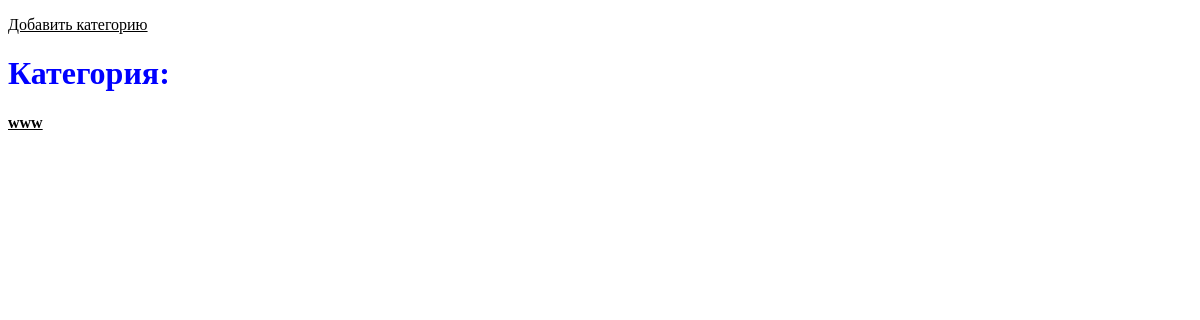
Before: / with the older database file.
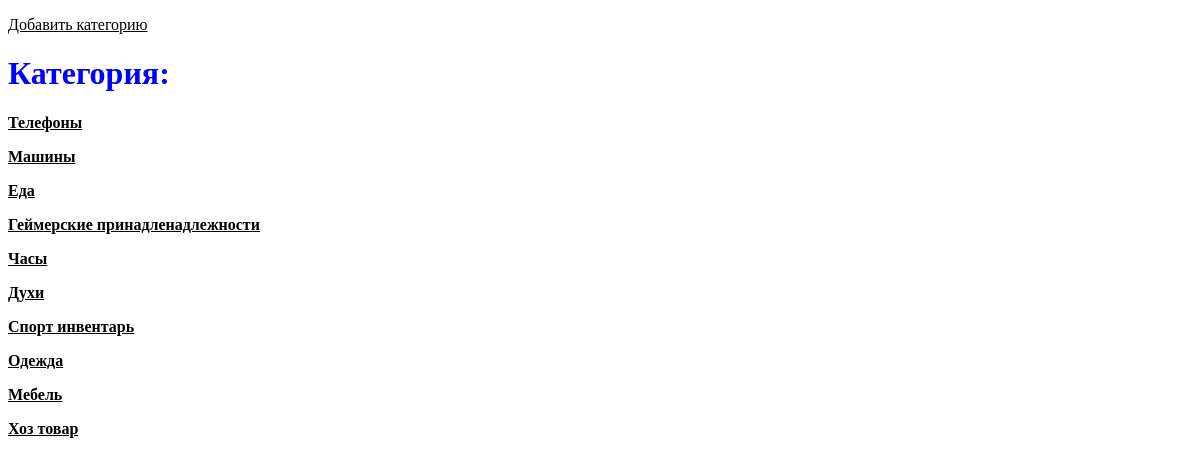
After: the same page with the newer database file.
### cars_store/models.py (models this page shows, shortened)
class Category(models.Model):
    title = models.CharField(max_length=100)

### cars_store/views.py (the view)
# urls.py: path('', views.category_list, name="category_list"),
def category_list(request):
    categories = Category.objects.all()
    return render(request, 'cars_store/category_list.html', {'categories': categories})

### cars_store/templates/cars_store/category_list.html (shortened to what this page needs)
{% load static %}
<!DOCTYPE html>
<html lang="ru">
<head>
    <link href="style.css" rel="stylesheet">
    <link rel="stylesheet" href="{% static 'cars_store/css/style.css' %}"></head>
</head>
<body>
    <p><a href="{% url 'create_category' %}">Добавить категорию</a></p>
    <h1>Категория:</h1>
    {% for category in categories %}
        <p><b><a href="{% url 'category_detail' pk=category.pk %}">{{ category.title }}</a></b></p>
    {% endfor %}
</body>
</html>

### cars_store/static/cars_store/css/style.css (style rules this page uses)
h1 { color: blue; }
a { color: black; }

Changed rows visible on the page:
removed Category: title "www"
added Category: title "Телефоны"
added Category: title "Машины"
added Category: title "Еда"
added Category: title "Геймерские принадленадлежности"
added Category: title "Часы"
added Category: title "Духи"
added Category: title "Спорт инвентарь"
added Category: title "Одежда"
added Category: title "Мебель"
added Category: title "Хоз товар"
